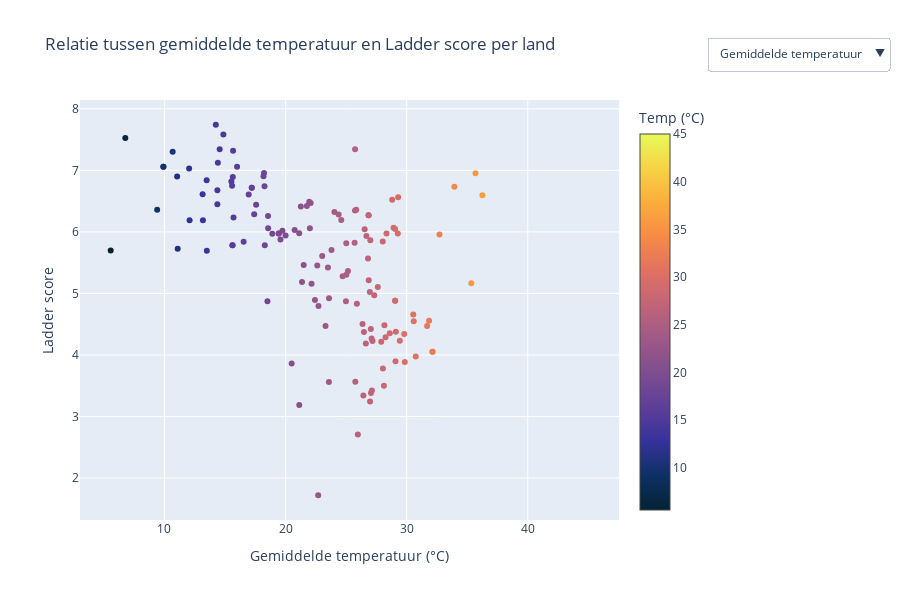

The notebook cell saved with this chart:
### Code cell
trace_temp = go.Scatter(
    x=df123["temperature_celsius"],
    y=df123["Ladder score"],
    mode="markers",
    marker=dict(
        color=df123["temperature_celsius"],
        colorscale="thermal",
        showscale=True,
        colorbar=dict(title="Temp (°C)")
    ),
    text=df123["country"],
    name="Gemiddelde temperatuur"
)

trace_feels_like = go.Scatter(
    x=df123["feels_like_celsius"],
    y=df123["Ladder score"],
    mode="markers",
    marker=dict(
        color=df123["feels_like_celsius"],
        colorscale="thermal",
        showscale=True,
        colorbar=dict(title="Voelt als (°C)")
    ),
    text=df123["country"],
    name="Gemiddelde gevoelstemperatuur",
    visible=False 
)

figtempsscatter = go.Figure(data=[trace_temp, trace_feels_like])
figtempsscatter.update_layout(
    updatemenus=[
        dict(
            type="dropdown",
            direction="down",
            showactive=True,
            buttons=list([
                dict(label="Gemiddelde temperatuur",
                     method="update",
                     args=[{"visible": [True, False]},
                           {"title": "Relatie tussen gemiddelde temperatuur en Ladder score per land",
                            "xaxis": {"title": "Gemiddelde temperatuur (°C)", "range" : [0,40]},
                            "yaxis": {"title": "Ladder score"}}]),

                dict(label="Gevoelstemperatuur",
                     method="update",
                     args=[{"visible": [False, True]},
                           {"title": "Relatie tussen gemiddelde gevoelstemperatuur en Ladder score per land",
                            "xaxis": {"title": "Gemiddelde gevoelstemperatuur (°C)", "range" : [0,40]},
                            "yaxis": {"title": "Ladder score"}}])
            ]),
            x=1.5,
            xanchor="right",
            y=1.15,
            yanchor="top"
        )
    ],
    width=900,
    height=600,
    title="Relatie tussen gemiddelde temperatuur en Ladder score per land",
    xaxis_title="Gemiddelde temperatuur (°C)",
    yaxis_title="Ladder score"
)

figtempsscatter.show()

### Figure 1 — Plotly figure (JSON) as saved in the notebook; plotly's stock layout.template omitted (floating-point values rounded to 4 significant figures; data arrays with more than 128 entries replaced by an {"elided": "..."} marker saying what was removed)
{"data": [{"marker": {"color": {"elided": "217 float values"}, "colorbar": {"title": {"text": "Temp (°C)"}}, "colorscale": [[0, "rgb(3, 35, 51)"], [0.09091, "rgb(13, 48, 100)"], [0.1818, "rgb(53, 50, 155)"], [0.2727, "rgb(93, 62, 153)"], [0.3636, "rgb(126, 77, 143)"], [0.4545, "rgb(158, 89, 135)"], [0.5455, "rgb(193, 100, 121)"], [0.6364, "rgb(225, 113, 97)"], [0.7273, "rgb(246, 139, 69)"], [0.8182, "rgb(251, 173, 60)"], [0.9091, "rgb(246, 211, 70)"], [1, "rgb(231, 250, 90)"]], "showscale": true}, "mode": "markers", "name": "Gemiddelde temperatuur", "text": {"elided": "217 str values"}, "type": "scatter", "x": {"elided": "217 float values"}, "y": {"elided": "217 float values"}}, {"marker": {"color": {"elided": "217 float values"}, "colorbar": {"title": {"text": "Voelt als (°C)"}}, "colorscale": [[0, "rgb(3, 35, 51)"], [0.09091, "rgb(13, 48, 100)"], [0.1818, "rgb(53, 50, 155)"], [0.2727, "rgb(93, 62, 153)"], [0.3636, "rgb(126, 77, 143)"], [0.4545, "rgb(158, 89, 135)"], [0.5455, "rgb(193, 100, 121)"], [0.6364, "rgb(225, 113, 97)"], [0.7273, "rgb(246, 139, 69)"], [0.8182, "rgb(251, 173, 60)"], [0.9091, "rgb(246, 211, 70)"], [1, "rgb(231, 250, 90)"]], "showscale": true}, "mode": "markers", "name": "Gemiddelde gevoelstemperatuur", "text": {"elided": "217 str values"}, "type": "scatter", "visible": false, "x": {"elided": "217 float values"}, "y": {"elided": "217 float values"}}], "layout": {"height": 600, "title": {"text": "Relatie tussen gemiddelde temperatuur en Ladder score per land"}, "updatemenus": [{"buttons": [{"args": [{"visible": [true, false]}, {"title": "Relatie tussen gemiddelde temperatuur en Ladder score per land", "xaxis": {"range": [0, 40], "title": "Gemiddelde temperatuur (°C)"}, "yaxis": {"title": "Ladder score"}}], "label": "Gemiddelde temperatuur", "method": "update"}, {"args": [{"visible": [false, true]}, {"title": "Relatie tussen gemiddelde gevoelstemperatuur en Ladder score per land", "xaxis": {"range": [0, 40], "title": "Gemiddelde gevoelstemperatuur (°C)"}, "yaxis": {"title": "Ladder score"}}], "label": "Gevoelstemperatuur", "method": "update"}], "direction": "down", "showactive": true, "type": "dropdown", "x": 1.5, "xanchor": "right", "y": 1.15, "yanchor": "top"}], "width": 900, "xaxis": {"autorange": true, "range": [3.027, 47.54], "title": {"text": "Gemiddelde temperatuur (°C)"}, "type": "linear"}, "yaxis": {"autorange": true, "range": [1.319, 8.143], "title": {"text": "Ladder score"}, "type": "linear"}}}
